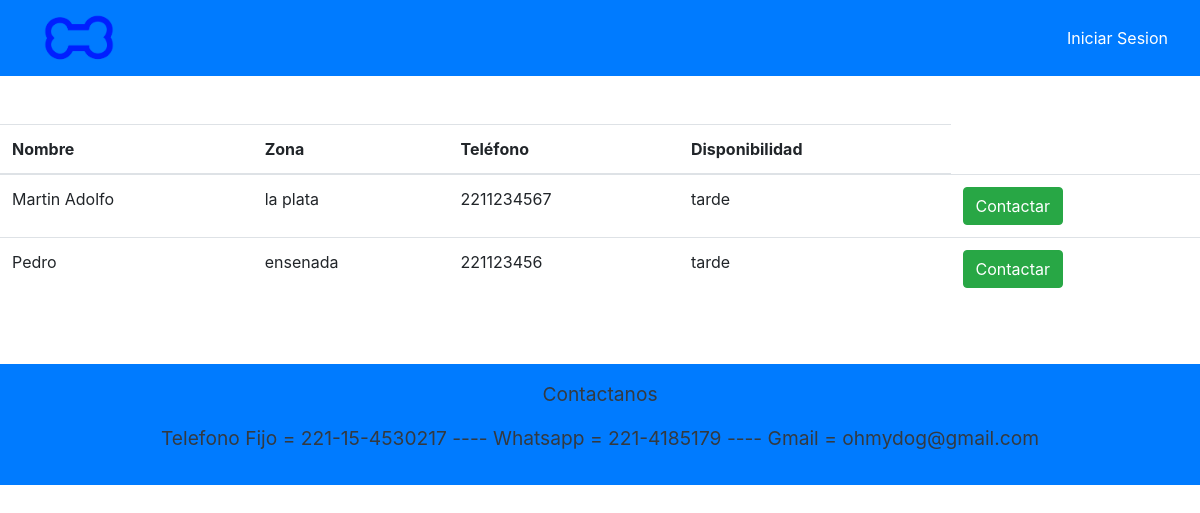
Page /cuidadores on the earlier database version.
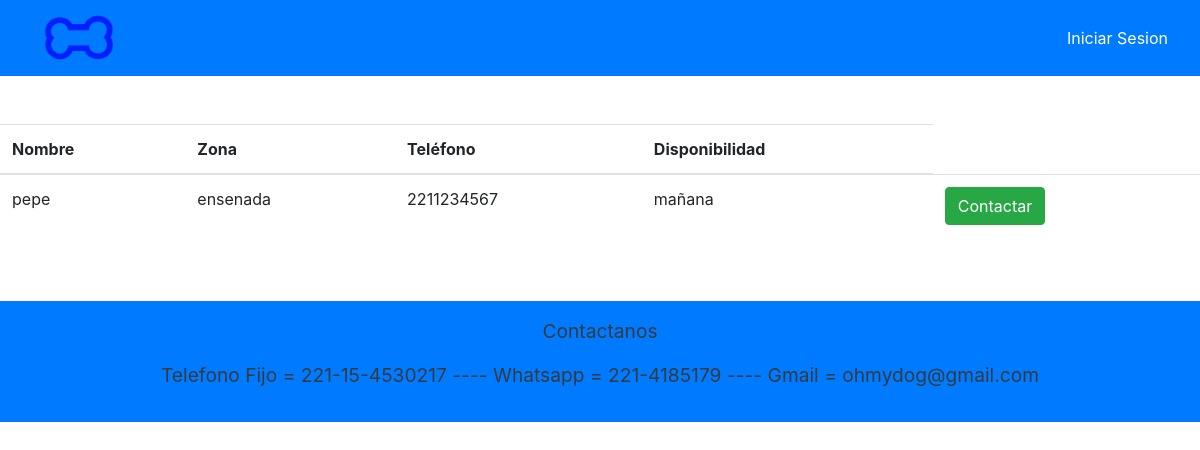
Same page on the later database version.
### APP/models.py (models this page shows, shortened)
class Cuidador(models.Model):
    nombre = models.CharField(max_length=50)
    telefono = models.IntegerField()
    zona = models.CharField(max_length=20)
    disponibilidad = models.CharField(max_length=30)

### APP/views.py (the view)
# urls.py: path('cuidadores',views.listarCuidadores,name='cuidadores'),
def listarCuidadores(request):
    cuid = Cuidador.objects.all()
    context = {'context': cuid,
               'usuario': usuario}
    return render(request, 'paginas/listaCuidadores.html', context)

### APP/templates/paginas/listaCuidadores.html (shortened to what this page needs)
{% extends 'paginas/base.html' %}
{% load static %}
{% block contenido %}
<div class="d-flex justify-content-center flex-column align-items-center">
    {% if context|length == 0 %}
        <p>No hay Cuidadores Publicados</p>
    {% else %}
    <table class="table">
        <thead>
          <tr>
            <th>Nombre</th>
            <th>Zona</th>
            <th>Teléfono</th>
            <th>Disponibilidad</th>
          </tr>
        </thead>
        <tbody>
          {% for c in context %}
          <tr>
            <td>{{ c.nombre }}</td>
            <td>{{ c.zona }}</td>
            <td>{{ c.telefono }}</td>
            <td>{{ c.disponibilidad }}</td>
            <td>
                {% if usuario.esCliente %}
                    <a href="./contactarC/{{c.nombre}}/{{c.telefono}}" class="btn btn-success">Contactar</a>
                {% else %}
                    {% if usuario.esVeterinario %}
                        <a href="./borrarC/{{c.telefono}}" class="btn btn-danger">Borrar</a>
                    {% else %}
                        <a href="./contactarCVisit/{{c.nombre}}/{{c.telefono}}" class="btn btn-success">Contactar</a>
                    {% endif %}
                {% endif %}
            </td>
          </tr>
          {% endfor %}
        </tbody>
    </table>
    {% endif %}
</div>
{% endblock %}

Differences in the rows shown:
removed Cuidador: nombre "Martin Adolfo", zona "la plata", telefono "2211234567", disponibilidad "tarde"
removed Cuidador: nombre "Pedro", zona "ensenada", telefono "221123456", disponibilidad "tarde"
added Cuidador: nombre "pepe", zona "ensenada", telefono "2211234567", disponibilidad "mañana"
